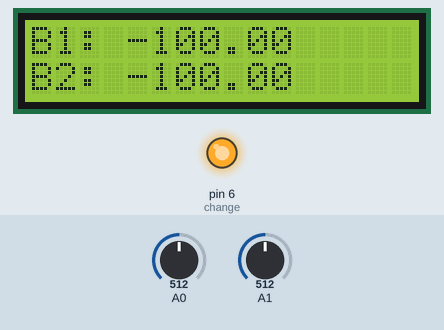
The sketch below on a simulated Arduino Uno, built for the host (arithmetic inside an expression is 32-bit, double 64-bit). On the bench: 16×2 character LCD, output pins drawn as LEDs (lit = HIGH). Dashed ring = blinking. Inputs (shaded band) come from the test bench; at power-on: A0 = 512, A1 = 512.

Above: at 1.6 s.
1.7 s: A0 set to 716
At 5.3 s:
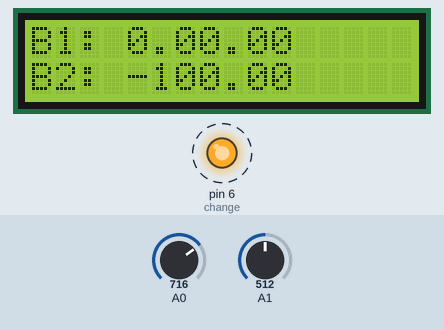
7.9 s: A1 set to 716
At 11.3 s:
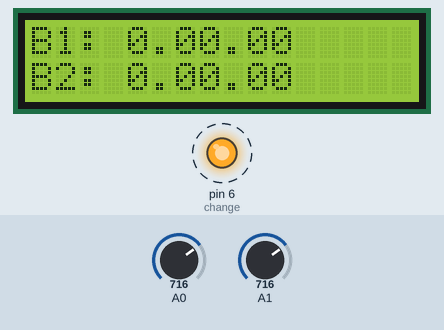
11.5 s: A0 set to 900
At 15.3 s:
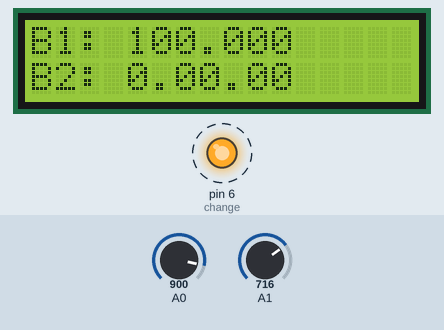
15.5 s: A1 set to 900
At 18.0 s:
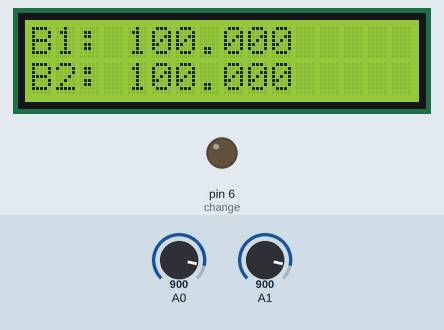
20.0 s: A0 set to 1023
At 22.2 s:
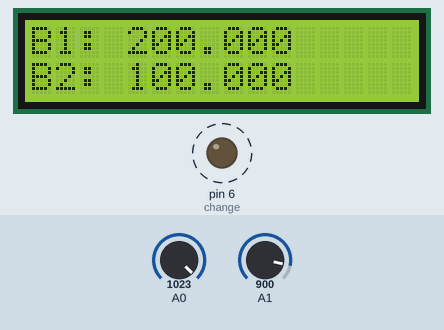
24.0 s: A1 set to 1023
At 25.7 s:
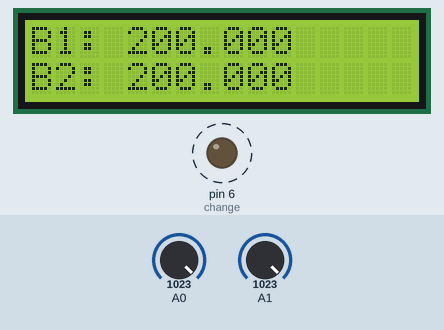
Timing chart, 0 to 29.1 s (numbered marks = the images above; inputs shaded):
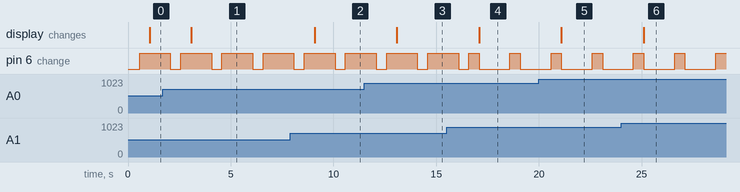

Measured:
- after the input at 1.7 s, the display: changes after 1.4 s (image 1)
- after the input at 7.9 s, the display: changes after 1.2 s (image 2)
- after the input at 11.5 s, the display: changes after 1.6 s (image 3)
- after the input at 15.5 s, the display: changes after 1.6 s (image 4)
- after the input at 20.0 s, the display: changes after 1.1 s (image 5)
- after the input at 24.0 s, the display: changes after 1.1 s (image 6)
- by itself, pin 6 (change): alternates HIGH for 1.5 s and LOW for 0.50 s

The sketch:

gear_techcode.ino
```cpp
#include<SoftwareSerial.h>
#include <LiquidCrystal.h>

#define TxD 1
#define RxD 0
SoftwareSerial bluetoothSerial(TxD, RxD);
char r = ' ';

#define change 6
float read1 = 0, read2 = 0, v1, v2, percent1, percent2;

const int rs = 12, en = 11, d4 = 5, d5 = 4, d6 = 3, d7 = 2;
LiquidCrystal lcd(rs, en, d4, d5, d6, d7);

void setup() {
  // put your setup code here, to run once:
  bluetoothSerial.begin(9600);
  Serial.begin(9600);
  pinMode(change, OUTPUT);
  lcd.begin(16, 2);
  pinMode(A0, INPUT);
  pinMode(A1, INPUT);
}

void loop() {
  // put your main code here, to run repeatedly:
  digitalWrite(change, LOW);
  delay(500);
  read1 = analogRead(A0);
  v1 = read1 * 5.0 / 1023;
  digitalWrite(change, HIGH);
  delay(500);
  read2 = analogRead(A1);
  v2 = read2 * 5.0 / 1023;
  percent1 = map(v1, 3.6, 4.2, 0, 100);
  percent2 = map(v2, 3.6, 4.2, 0, 100);
  bluetoothSerial.write("battery1 ");
  bluetoothSerial.write(percent1);
  bluetoothSerial.write(" ");
  bluetoothSerial.write("battery2 ");
  bluetoothSerial.write(percent2);
  if (bluetoothSerial.available()) {
    r = bluetoothSerial.read();
  }
  if (r == '1' || percent2 >= 100) {
    digitalWrite(change, LOW);
  }
  else if (r == '2' || percent1 >= 100) {
    digitalWrite(change, HIGH);
  }
  lcd.setCursor(0, 0);
  lcd.print("B1: ");
  lcd.print(percent1);
  lcd.setCursor(0, 1);
  lcd.print("B2: ");
  lcd.print(percent2);
  delay(1000);
}
```
